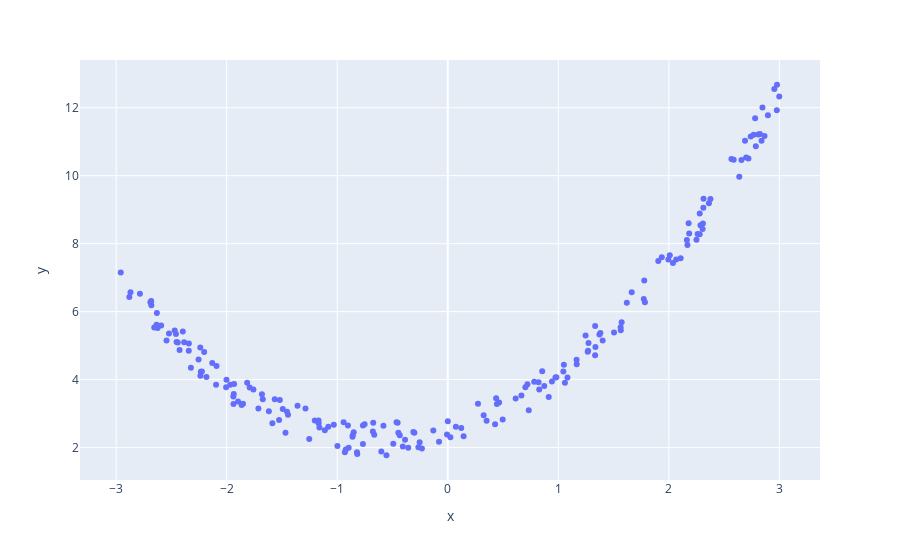

The cell this chart's notebook holds for it:
### Code cell
px.scatter(x=x.ravel(),y=y.ravel())

### Figure 1 — Plotly figure (JSON) as saved in the notebook; plotly's stock layout.template omitted (floating-point values rounded to 4 significant figures; data arrays with more than 128 entries replaced by an {"elided": "..."} marker saying what was removed)
{"data": [{"hovertemplate": "x=%{x}<br>y=%{y}<extra></extra>", "legendgroup": "", "marker": {"color": "#636efa", "symbol": "circle"}, "mode": "markers", "name": "", "orientation": "v", "showlegend": false, "type": "scatter", "x": {"elided": "200 float values"}, "xaxis": "x", "y": {"elided": "200 float values"}, "yaxis": "y"}], "layout": {"legend": {"tracegroupgap": 0}, "margin": {"t": 60}, "xaxis": {"anchor": "y", "domain": [0, 1], "title": {"text": "x"}}, "yaxis": {"anchor": "x", "domain": [0, 1], "title": {"text": "y"}}}}
